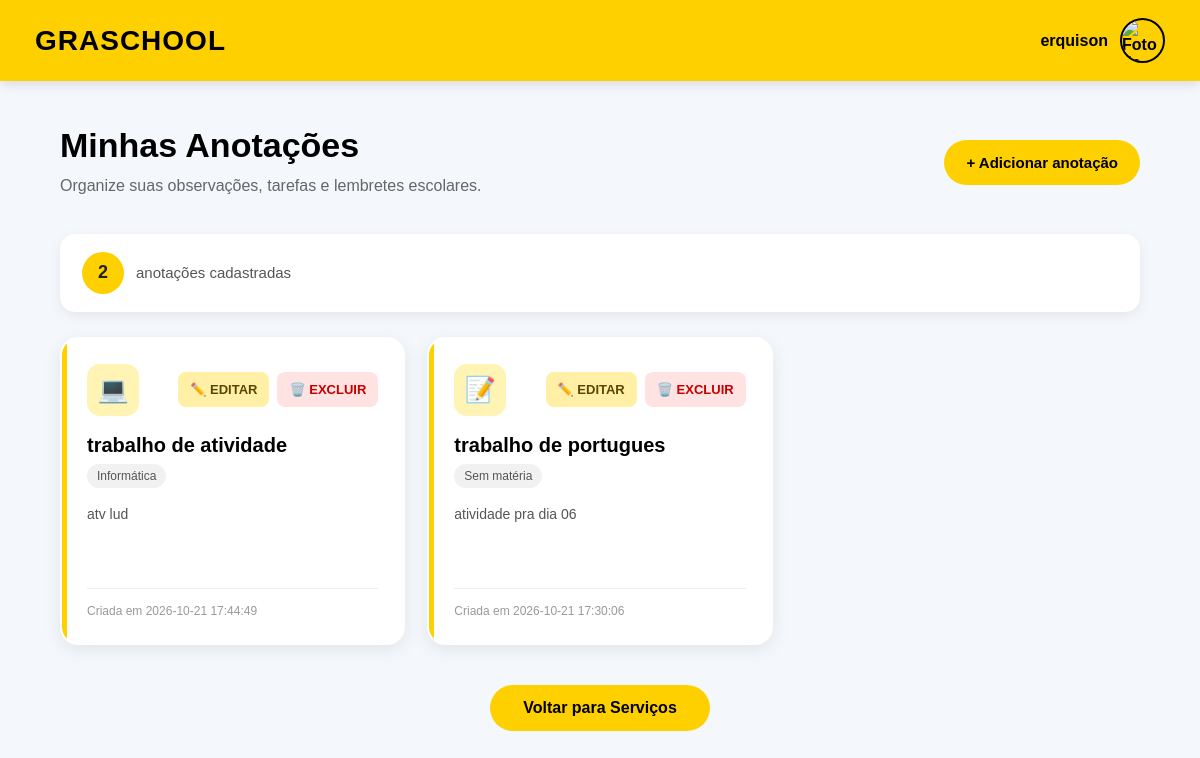
/anotacoes (signed in), run on the app's committed database.
### tables this page shows
CREATE TABLE anotacoes (
            id INTEGER PRIMARY KEY AUTOINCREMENT,
            usuario_id INTEGER NOT NULL,
            titulo TEXT NOT NULL,
            conteudo TEXT NOT NULL,
            data_criacao TIMESTAMP DEFAULT CURRENT_TIMESTAMP, materia TEXT DEFAULT '',

            FOREIGN KEY (usuario_id)
                REFERENCES usuarios(id) ON DELETE CASCADE
        );

### app.py (the view, shortened to what this page needs)
@app.route("/anotacoes", methods=["GET", "POST"])
@login_obrigatorio
def anotacoes():
    conexao = conectar_banco()
    try:
        anotacoes_salvas = conexao.execute("""
            SELECT
                id,
                titulo,
                COALESCE(materia, '') AS materia,
                conteudo,
                data_criacao

            FROM anotacoes

            WHERE usuario_id = ?

            ORDER BY id DESC

        """, (
            session["usuario_id"],
        )).fetchall()
    finally:
        conexao.close()
    return render_template(
        "anotacoes.html",
        anotacoes=anotacoes_salvas
    )

### app.py (called while the page is built)
def conectar_banco():
    conexao = sqlite3.connect(BANCO_DADOS)
    conexao.row_factory = sqlite3.Row
    conexao.execute("PRAGMA foreign_keys = ON")
    return conexao

def login_obrigatorio(funcao):
    @wraps(funcao)
    def verificar_login(*args, **kwargs):
        if "usuario_id" not in session:
            flash(
                "Faça login para acessar o sistema.",
                "aviso"
            )
            return redirect(url_for("login"))
        return funcao(*args, **kwargs)
    return verificar_login

### templates/anotacoes.html (shortened to what this page needs)
<!DOCTYPE html>
<html lang="pt-BR">
<head>
</head>
<body>
<header>
    <div class="logo">GRASCHOOL</div>
    <div class="perfil">
        <span>{{ session.get('usuario_nome', 'Aluno') }}</span>
        <img src="{{ url_for('static', filename='img/12225881.png') }}"
             alt="Foto de perfil">
    </div>
</header>
<main>
    <div class="topo">
        <div>
            <h1 class="titulo">Minhas Anotações</h1>
            <p class="descricao">
                Organize suas observações, tarefas e lembretes escolares.
            </p>
        </div>
        <button type="button" class="btn-adicionar" onclick="novaAnotacao()">
            + Adicionar anotação
        </button>
    </div>
    <div class="contador">
        <div class="contador-numero">{{ anotacoes|length }}</div>
        <div class="contador-texto">anotações cadastradas</div>
    </div>
    <section class="anotacoes">
        {% if anotacoes %}
            {% for anotacao in anotacoes %}
                <article class="card">
                    <div class="card-topo">
                        <div class="icone">
                            {% if anotacao['materia'] == 'Matemática' %}
                                📐
                            {% elif anotacao['materia'] == 'Português' %}
                                📚
                            {% elif anotacao['materia'] == 'Informática' %}
                                💻
                            {% elif anotacao['materia'] == 'História' %}
                                🏛️
                            {% elif anotacao['materia'] == 'Geografia' %}
                                🌎
                            {% elif anotacao['materia'] == 'Ciências' %}
                                🔬
                            {% elif anotacao['materia'] == 'Inglês' %}
                                🌐
                            {% else %}
                                📝
                            {% endif %}
                        </div>
                        <div class="acoes">
                    <button
                        type="button"
                        class="acao editar btn-editar"
                        data-id="{{ anotacao['id'] }}"
                        data-titulo="{{ anotacao['titulo']|e }}"
                        data-materia="{{ (anotacao['materia'] or '')|e }}"
                        data-conteudo="{{ anotacao['conteudo']|e }}">
                        ✏️ EDITAR
                    </button>
                            <form
                                method="POST"
                                action="{{ url_for('excluir_anotacao', anotacao_id=anotacao['id']) }}"
                                onsubmit="return confirm('Deseja realmente excluir esta anotação?');">
                                <button type="submit"
                                        class="acao excluir">
                                    🗑️ EXCLUIR
                                </button>
                            </form>
                        </div>
                    </div>
                    <h2>{{ anotacao['titulo'] }}</h2>
                    <div class="materia">
                        {{ anotacao['materia'] or 'Sem matéria' }}
                    </div>
                    <p class="texto">{{ anotacao['conteudo'] }}</p>
                    <div class="data">
                        Criada em {{ anotacao['data_criacao'] }}
                    </div>
                </article>
            {% endfor %}
        {% endif %}
    </section>
    <a class="botao-voltar" href="{{ url_for('servicos') }}">
        Voltar para Serviços
    </a>
</main>
</body>
</html>

### templates/anotacoes.html (style rules this page uses)
* { margin: 0; padding: 0; box-sizing: border-box; font-family: Arial, Helvetica, sans-serif; }
body { background: #f4f7fb; color: #222; min-height: 100vh; }
header { background: #ffd000; color: #000; padding: 18px 35px; display: flex; align-items: center; justify-content: space-between; box-shadow: 0 3px 12px rgba(0,0,0,.12); position: sticky; top: 0; z-index: 100; }
.logo { font-size: 28px; font-weight: bold; letter-spacing: 1px; }
.perfil { display: flex; align-items: center; gap: 12px; font-weight: bold; }
.perfil img { width: 45px; height: 45px; border-radius: 50%; object-fit: cover; border: 2px solid #000; }
main { width: 90%; max-width: 1150px; margin: 45px auto; }
.topo { display: flex; justify-content: space-between; align-items: center; margin-bottom: 35px; gap: 20px; }
.titulo { font-size: 34px; color: #000; margin-bottom: 8px; }
.descricao { color: #666; font-size: 16px; line-height: 1.6; }
.btn-adicionar { background: #ffd000; color: #000; border: none; padding: 14px 22px; border-radius: 25px; cursor: pointer; font-size: 15px; font-weight: bold; transition: .3s; white-space: nowrap; }
.contador { background: #fff; border-radius: 15px; padding: 18px 22px; margin-bottom: 25px; box-shadow: 0 4px 14px rgba(0,0,0,.07); display: flex; align-items: center; gap: 12px; }
.contador-numero { background: #ffd000; width: 42px; height: 42px; display: flex; align-items: center; justify-content: center; border-radius: 50%; font-size: 18px; font-weight: bold; }
.contador-texto { color: #555; font-size: 15px; }
.anotacoes { display: grid; grid-template-columns: repeat(3, 1fr); gap: 22px; }
.card { background: #fff; border-radius: 18px; padding: 25px; box-shadow: 0 5px 18px rgba(0,0,0,.08); border: 2px solid transparent; transition: .3s; position: relative; overflow: hidden; min-width: 0; }
.card::before { content: ""; position: absolute; left: 0; top: 0; width: 5px; height: 100%; background: #ffd000; }
.card-topo { display: flex; align-items: center; justify-content: space-between; gap: 10px; margin-bottom: 18px; }
.icone { width: 52px; height: 52px; background: #fff4b3; border-radius: 13px; display: flex; align-items: center; justify-content: center; font-size: 25px; flex-shrink: 0; }
.acoes { display: flex; gap: 8px; flex-wrap: wrap; }
.acao { border: none; border-radius: 8px; cursor: pointer; font-size: 13px; font-weight: bold; padding: 10px 12px; transition: .2s; display: inline-flex; align-items: center; justify-content: center; gap: 5px; }
.editar { background: #fff0a6; color: #594600; }
.excluir { background: #ffe3e3; color: #c40000; }
.card h2 { color: #000; font-size: 20px; margin-bottom: 7px; overflow-wrap: anywhere; }
.materia { display: inline-block; background: #f1f1f1; color: #555; padding: 5px 10px; border-radius: 15px; font-size: 12px; margin-bottom: 15px; }
.texto { color: #555; line-height: 1.6; font-size: 14px; min-height: 65px; overflow-wrap: anywhere; white-space: pre-wrap; }
.data { color: #999; font-size: 12px; margin-top: 20px; padding-top: 15px; border-top: 1px solid #eee; }
.botao-voltar { display: block; width: 220px; padding: 14px; margin: 40px auto 20px; background: #ffd000; color: #000; border: none; border-radius: 25px; font-size: 16px; font-weight: bold; text-align: center; text-decoration: none; cursor: pointer; transition: .3s; }

### data on the page
anotacoes: titulo "trabalho de atividade", materia "Informática", conteudo "atv lud", data_criacao "2026-10-21 17:44:49"
anotacoes: titulo "trabalho de portugues", anotacao "Sem matéria", conteudo "atividade pra dia 06", data_criacao "2026-10-21 17:30:06"

### other printed values
{{ session.get('usuario_nome', 'Aluno') }} "erquison"
{{ anotacoes|length }} "2"
